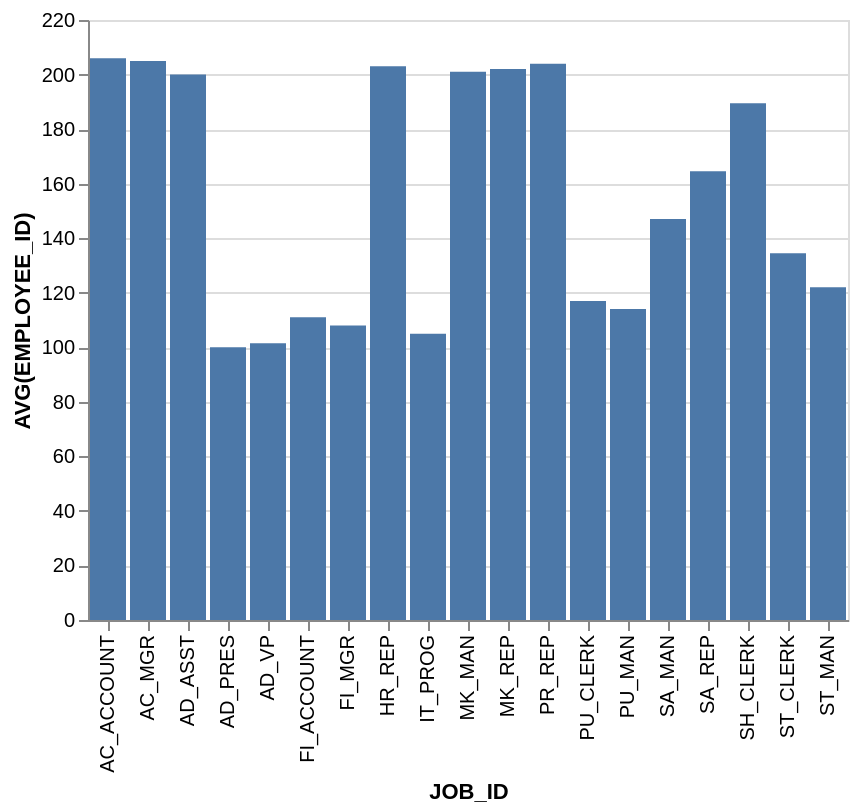

Write the Vega-Lite specification saved for this chart.
### Vega-Lite specification from a JSON file in a GitHub repository (floating-point values rounded to 4 significant figures)
{"data": {"values": [{"x_data": "AC_ACCOUNT", "y_data": 206}, {"x_data": "AC_MGR", "y_data": 205}, {"x_data": "AD_ASST", "y_data": 200}, {"x_data": "AD_PRES", "y_data": 100}, {"x_data": "AD_VP", "y_data": 101.5}, {"x_data": "FI_ACCOUNT", "y_data": 111}, {"x_data": "FI_MGR", "y_data": 108}, {"x_data": "HR_REP", "y_data": 203}, {"x_data": "IT_PROG", "y_data": 105}, {"x_data": "MK_MAN", "y_data": 201}, {"x_data": "MK_REP", "y_data": 202}, {"x_data": "PR_REP", "y_data": 204}, {"x_data": "PU_CLERK", "y_data": 117}, {"x_data": "PU_MAN", "y_data": 114}, {"x_data": "SA_MAN", "y_data": 147}, {"x_data": "SA_REP", "y_data": 164.5}, {"x_data": "SH_CLERK", "y_data": 189.5}, {"x_data": "ST_CLERK", "y_data": 134.5}, {"x_data": "ST_MAN", "y_data": 122}]}, "mark": "bar", "encoding": {"x": {"field": "x_data", "type": "nominal", "title": "JOB_ID", "sort": "ascending"}, "y": {"field": "y_data", "type": "quantitative", "title": "AVG(EMPLOYEE_ID)"}}}
